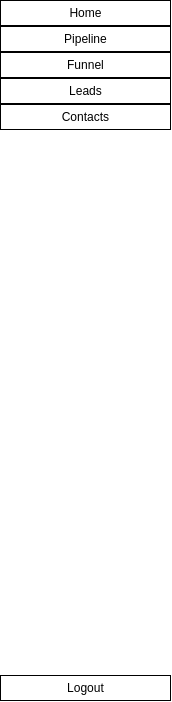
<?xml version="1.0" encoding="UTF-8"?>
<ui version="4.0">
 <class>sidebar</class>
 <widget class="QWidget" name="sidebar">
  <property name="geometry">
   <rect>
    <x>0</x>
    <y>0</y>
    <width>172</width>
    <height>702</height>
   </rect>
  </property>
  <property name="windowTitle">
   <string>Form</string>
  </property>
  <property name="styleSheet">
   <string notr="true">background-color: rgb(255, 255, 255);</string>
  </property>
  <widget class="QWidget" name="verticalLayoutWidget">
   <property name="geometry">
    <rect>
     <x>0</x>
     <y>0</y>
     <width>171</width>
     <height>701</height>
    </rect>
   </property>
   <layout class="QVBoxLayout" name="verticalLayout">
    <property name="spacing">
     <number>0</number>
    </property>
    <item>
     <widget class="QPushButton" name="pushButton_1">
      <property name="sizePolicy">
       <sizepolicy hsizetype="Expanding" vsizetype="Fixed">
        <horstretch>0</horstretch>
        <verstretch>0</verstretch>
       </sizepolicy>
      </property>
      <property name="styleSheet">
       <string notr="true">QPushButton {
    background-color: rgb(255, 255, 255);
    border: 1px solid rgb(0, 0, 0);
    padding: 5px;
    color: rgb(0, 0, 0);
}

QPushButton:hover {
    background-color: rgb(0, 0, 0);
    border: 1px solid rgb(255, 255, 255);
    color: rgb(255, 255, 255);
}</string>
      </property>
      <property name="text">
       <string>Home</string>
      </property>
      <property name="flat">
       <bool>true</bool>
      </property>
     </widget>
    </item>
    <item>
     <widget class="QPushButton" name="pushButton_2">
      <property name="sizePolicy">
       <sizepolicy hsizetype="Expanding" vsizetype="Fixed">
        <horstretch>0</horstretch>
        <verstretch>0</verstretch>
       </sizepolicy>
      </property>
      <property name="styleSheet">
       <string notr="true">QPushButton {
    background-color: rgb(255, 255, 255);
    border: 1px solid rgb(0, 0, 0);
    padding: 5px;
    color: rgb(0, 0, 0);
}

QPushButton:hover {
    background-color: rgb(0, 0, 0);
    border: 1px solid rgb(255, 255, 255);
    color: rgb(255, 255, 255);
}</string>
      </property>
      <property name="text">
       <string>Pipeline</string>
      </property>
      <property name="flat">
       <bool>true</bool>
      </property>
     </widget>
    </item>
    <item>
     <widget class="QPushButton" name="pushButton_3">
      <property name="sizePolicy">
       <sizepolicy hsizetype="Expanding" vsizetype="Fixed">
        <horstretch>0</horstretch>
        <verstretch>0</verstretch>
       </sizepolicy>
      </property>
      <property name="styleSheet">
       <string notr="true">QPushButton {
    background-color: rgb(255, 255, 255);
    border: 1px solid rgb(0, 0, 0);
    padding: 5px;
    color: rgb(0, 0, 0);
}

QPushButton:hover {
    background-color: rgb(0, 0, 0);
    border: 1px solid rgb(255, 255, 255);
    color: rgb(255, 255, 255);
}</string>
      </property>
      <property name="text">
       <string>Funnel</string>
      </property>
      <property name="flat">
       <bool>true</bool>
      </property>
     </widget>
    </item>
    <item>
     <widget class="QPushButton" name="pushButton_4">
      <property name="sizePolicy">
       <sizepolicy hsizetype="Expanding" vsizetype="Fixed">
        <horstretch>0</horstretch>
        <verstretch>0</verstretch>
       </sizepolicy>
      </property>
      <property name="styleSheet">
       <string notr="true">QPushButton {
    background-color: rgb(255, 255, 255);
    border: 1px solid rgb(0, 0, 0);
    padding: 5px;
    color: rgb(0, 0, 0);
}

QPushButton:hover {
    background-color: rgb(0, 0, 0);
    border: 1px solid rgb(255, 255, 255);
    color: rgb(255, 255, 255);
}</string>
      </property>
      <property name="text">
       <string>Leads</string>
      </property>
      <property name="flat">
       <bool>true</bool>
      </property>
     </widget>
    </item>
    <item>
     <widget class="QPushButton" name="pushButton_5">
      <property name="sizePolicy">
       <sizepolicy hsizetype="Expanding" vsizetype="Fixed">
        <horstretch>0</horstretch>
        <verstretch>0</verstretch>
       </sizepolicy>
      </property>
      <property name="styleSheet">
       <string notr="true">QPushButton {
    background-color: rgb(255, 255, 255);
    border: 1px solid rgb(0, 0, 0);
    padding: 5px;
    color: rgb(0, 0, 0);
}

QPushButton:hover {
    background-color: rgb(0, 0, 0);
    border: 1px solid rgb(255, 255, 255);
    color: rgb(255, 255, 255);
}</string>
      </property>
      <property name="text">
       <string>Contacts</string>
      </property>
      <property name="flat">
       <bool>true</bool>
      </property>
     </widget>
    </item>
    <item>
     <spacer name="verticalSpacer">
      <property name="orientation">
       <enum>Qt::Orientation::Vertical</enum>
      </property>
      <property name="sizeType">
       <enum>QSizePolicy::Policy::Expanding</enum>
      </property>
      <property name="sizeHint" stdset="0">
       <size>
        <width>20</width>
        <height>40</height>
       </size>
      </property>
     </spacer>
    </item>
    <item>
     <widget class="QPushButton" name="logout_btn">
      <property name="sizePolicy">
       <sizepolicy hsizetype="Expanding" vsizetype="Fixed">
        <horstretch>0</horstretch>
        <verstretch>0</verstretch>
       </sizepolicy>
      </property>
      <property name="styleSheet">
       <string notr="true">background-color: rgb(255, 255, 255);
border: 1px solid rgb(0, 0, 0);
padding: 5px;</string>
      </property>
      <property name="text">
       <string>Logout</string>
      </property>
      <property name="flat">
       <bool>true</bool>
      </property>
     </widget>
    </item>
   </layout>
  </widget>
 </widget>
 <resources/>
 <connections/>
</ui>
